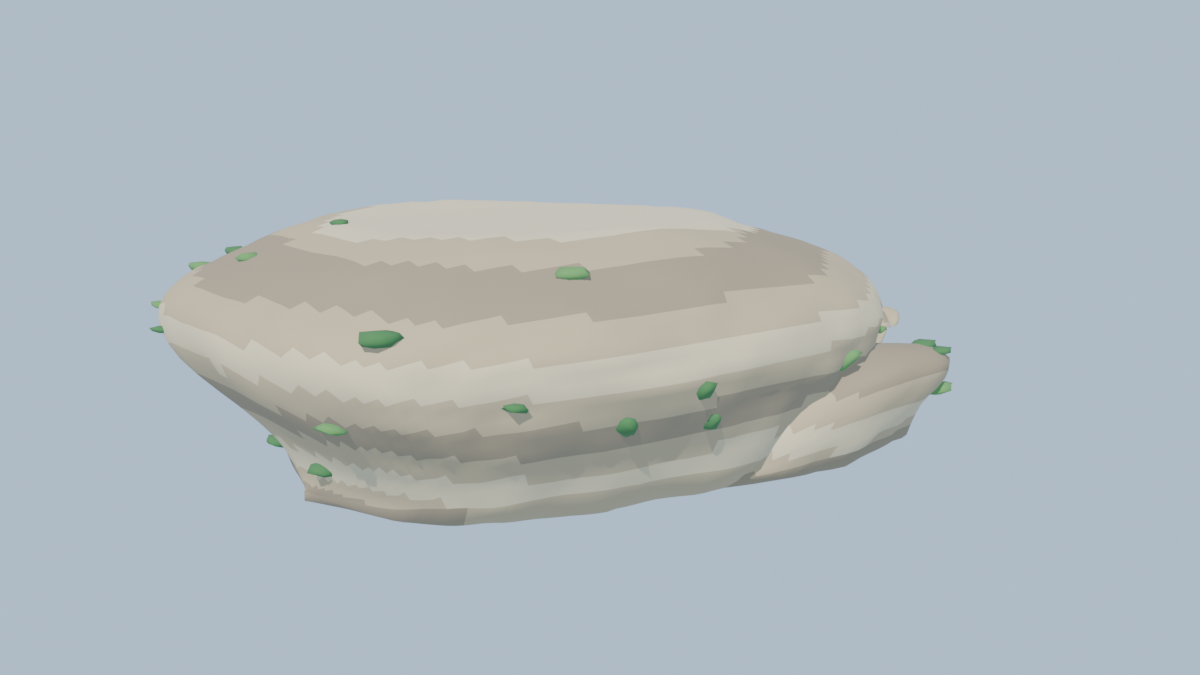
#> input picture 03_blender/renders/test_mesa_0.png, 1200 x 675 px
$ python medir_capturas.py ../renders
#> lines starting #> are read from the running program, lines starting #| are printed output that depends on the picture; after the words box and inside, x2 and y2 are one past the last pixel; in counts of white or black regions, pixels touching at a corner belong together
# -*- coding: utf-8 -*-
"""medir_capturas.py - medidas automaticas sobre las capturas PNG (plan C 0.5 / FASE_VISUAL_PLAN secc. 1), sin Blender.

  python 03_blender/_rev/medir_capturas.py <dir_capturas> [<dir2> ...] [--camaras camaras.json] [--arboles arboles.json]
         [--out medidas.json] [--solo 49,50]
Escribe medidas.json (defecto: en la carpeta padre del primer dir) con, por carpeta y toma:
  pct_cesped      % de pixeles con HSV H 95-135 grados, S > 0.45, V > 0.5 (el verde cesped del tile actual). Objetivo < 8 % en piloto.
  pct_verde       % de pixeles verdes en sentido amplio (H 70-150, S > 0.2, V > 0.4): en modo AC el tile tintado del terreno es
                  un verde palido (S < 0.45) y pct_cesped sale ~0 sin que haya cambiado nada; pct_verde si lo cuenta.
  riqueza         entropia de color local (bits): imagen cuantizada a 4 bits/canal, bloques de 16x16 px con >= 50 % de
                  "terreno" (ni cielo/mar azul, ni gris S < 0.12, ni casi negro), entropia de Shannon del histograma de
                  colores del bloque, media de bloques. Max teorico 8 bits. Objetivo x2 en terreno.
  varianza_local  desviacion tipica de V en ventana 9x9, media sobre los pixeles de terreno (la version "varianza" del plan C).
  bandas_blancas  n. de componentes conexas (8-vecinos) de pixeles claros (V > 0.75, S < 0.15) de >= 40 px cuyo anillo
                  exterior (dilatacion 3 px) es >= 50 % verde (H 70-150, S > 0.25): los dientes de sierra de 07/08. Objetivo 0.
  pared_lisa      % de pixeles de roca (S < 0.35, 0.45 < V < 0.9, H 15-60 u S < 0.12, no claros, no azules) con desviacion
                  local de V (9x9) < 0.02. Objetivo < 30 %. Se da tambien pct_roca para saber cuanta roca hay en el cuadro.
  pct_roca        % de pixeles del cuadro que caen en la mascara de roca de pared_lisa (cuanta roca hay en la toma: sirve para
                  ponderar pared_lisa; una toma con pct_roca < 2 % no dice nada de la roca). Informativo, sin objetivo.
  pct_azul        % de pixeles azules (H 185-250, S > 0.2, V > 0.35): cielo + mar. Son los que riqueza/varianza_local excluyen
                  de "terreno"; sirve para detectar que una toma cambio de encuadre (mas/menos cielo). Informativo.
  siluetas_20_120 n. de ARBOLES a 20-120 m de la camara dentro de un cono de 60 grados (+-30) alrededor de la direccion de la
                  vista (en planta), solo tomas piloto/postal. Cuenta como arbol (ARBOLES): VEG_pino, VEG_cipres, VEG_olivo,
                  VEG_encina, VEG_palmera, VEG_plazoleta (arbol de plaza: incluido por decision del coordinador 04/10),
                  OLI_olivo, VEG_penon_pino/palmera/cipres y MIRADOR_palmera. EXCLUIDOS a proposito porque no dan silueta de
                  arbol (NO_ARBOLES): VEG_arbusto, VEG_adelfa, VEG_penon_arbusto, OLI_matorral (arbustos/matorral) y VEG_roca
                  (rocas decorativas). El tipo es el nombre del objeto sin el sufijo numerico. Necesita camaras.json (loc/tgt)
                  y arboles.json (los escribe capturas_ab.py en cada carpeta). Objetivo x3.
Con exactamente 2 carpetas anade "_delta" (segunda - primera) por toma; "_resumen" da medias por carpeta (piloto / aereas).
"_doc" lleva la definicion COMPLETA de cada metrica (este docstring); "_meta.tipos_vegetacion" cuenta los tipos de arboles.json
que se contaron y los que se excluyeron, para que no haya tipos nuevos sin clasificar.
"""
import argparse
import datetime
import json
import math
import os
import sys

import numpy as np
from PIL import Image
from scipy import ndimage

# tipos de arboles.json (nombre sin sufijo numerico) que cuentan como silueta de arbol / que se excluyen a proposito
ARBOLES = ('VEG_pino', 'VEG_cipres', 'VEG_olivo', 'VEG_encina', 'VEG_palmera', 'VEG_plazoleta', 'OLI_olivo',
           'VEG_penon_pino', 'VEG_penon_palmera', 'VEG_penon_cipres', 'MIRADOR_palmera')
NO_ARBOLES = ('VEG_arbusto', 'VEG_adelfa', 'VEG_penon_arbusto', 'OLI_matorral', 'VEG_roca')
METRICAS = ('pct_cesped', 'pct_verde', 'riqueza', 'varianza_local', 'bandas_blancas', 'pared_lisa', 'pct_roca', 'pct_azul',
            'siluetas_20_120')


def doc_metricas():
    """{metrica: definicion completa} a partir del docstring (una entrada empieza con 2 espacios + nombre; las lineas
    siguientes mas sangradas son su continuacion)."""
    doc, cur = {}, None
    for l in __doc__.splitlines():
        tok = l.split()
        if l.startswith('  ') and not l.startswith('   ') and tok and tok[0] in METRICAS:
            cur = tok[0]
            doc[cur] = ' '.join(tok[1:])
        elif cur and l.startswith('    ') and tok:
            doc[cur] += ' ' + ' '.join(tok)
        else:
            cur = None
    doc['_arboles'] = {'cuentan': list(ARBOLES), 'excluidos': list(NO_ARBOLES)}
    return doc


# [8 lines left out: function clasificar_tipos, not called in this run]


def hsv(rgb8):
    x = rgb8.astype(np.float32) / 255.0
    mx = x.max(axis=2); mn = x.min(axis=2); d = mx - mn
    V = mx
    S = np.where(mx > 1e-6, d / np.maximum(mx, 1e-6), 0.0)
    r, g, b = x[..., 0], x[..., 1], x[..., 2]
    H = np.zeros_like(mx)
    m = d > 1e-6
    dd = np.where(m, d, 1.0)
    rc = (mx == r) & m
    gc = (mx == g) & m & ~rc
    bc = m & ~rc & ~gc
    H[rc] = (60.0 * ((g - b) / dd))[rc] % 360.0
    H[gc] = (60.0 * ((b - r) / dd) + 120.0)[gc]
    H[bc] = (60.0 * ((r - g) / dd) + 240.0)[bc]
    return H, S, V


def std_local(V, k=9):
    m1 = ndimage.uniform_filter(V, k, mode='reflect')
    m2 = ndimage.uniform_filter(V * V, k, mode='reflect')
    return np.sqrt(np.maximum(m2 - m1 * m1, 0.0))


def entropia_bloques(rgb8, terreno, bloque=16):
    q = (rgb8 >> 4).astype(np.int32)
    idx = (q[..., 0] << 8) | (q[..., 1] << 4) | q[..., 2]
    h, w = idx.shape
    vals = []
    for y in range(0, h - bloque + 1, bloque):
        for x in range(0, w - bloque + 1, bloque):
            tm = terreno[y:y + bloque, x:x + bloque]
            if tm.mean() < 0.5:
                continue
            c = np.bincount(idx[y:y + bloque, x:x + bloque][tm], minlength=4096).astype(np.float64)
            p = c[c > 0] / c.sum()
            vals.append(float(-(p * np.log2(p)).sum()))
    return (float(np.mean(vals)) if vals else None), len(vals)


def bandas_blancas(claro, verde, min_px=40):
    lab, n = ndimage.label(claro, structure=np.ones((3, 3), bool))
    if n == 0:
        return 0
    tam = np.bincount(lab.ravel(), minlength=n + 1)
    lab_dil = ndimage.grey_dilation(lab, size=(7, 7))
    anillo = (lab == 0) & (lab_dil > 0)
    tot = np.bincount(lab_dil[anillo], minlength=n + 1)
    ver = np.bincount(lab_dil[anillo & verde], minlength=n + 1)
    ok = (tam[1:] >= min_px) & (tot[1:] > 0) & (ver[1:] >= 0.5 * tot[1:])
    return int(ok.sum())


def medir_imagen(ruta):
    rgb8 = np.asarray(Image.open(ruta).convert('RGB'))
    H, S, V = hsv(rgb8)
    cesped = (H >= 95) & (H <= 135) & (S > 0.45) & (V > 0.5)
    azul = (H >= 185) & (H <= 250) & (S > 0.2) & (V > 0.35)
    gris = S < 0.12
    claro = (V > 0.75) & (S < 0.15)
    verde = (H >= 70) & (H <= 150) & (S > 0.25) & (V > 0.2)
    verde_amplio = (H >= 70) & (H <= 150) & (S > 0.2) & (V > 0.4)
    terreno = ~azul & ~gris & (V > 0.08)
    roca = (S < 0.35) & (V > 0.45) & (V < 0.9) & (((H >= 15) & (H <= 60)) | gris) & ~claro & ~azul
    sd = std_local(V, 9)
    riq, nb = entropia_bloques(rgb8, terreno)
    n_roca = int(roca.sum())
    return {
        'pct_cesped': round(float(cesped.mean() * 100.0), 2),
        'pct_verde': round(float(verde_amplio.mean() * 100.0), 2),
        'riqueza': None if riq is None else round(riq, 3),
        'bloques_terreno': nb,
        'varianza_local': round(float(sd[terreno].mean()), 4) if terreno.any() else None,
        'bandas_blancas': bandas_blancas(claro, verde),
        'pared_lisa': round(float((sd[roca] < 0.02).mean() * 100.0), 1) if n_roca else None,
        'pct_roca': round(n_roca * 100.0 / roca.size, 2),
        'pct_azul': round(float(azul.mean() * 100.0), 2),
    }


# [18 lines left out: function siluetas, not called in this run]


def es_piloto(nombre):
    return '_piloto' in nombre or '_postal' in nombre


def main():
    ap = argparse.ArgumentParser()
    ap.add_argument('dirs', nargs='+')
    ap.add_argument('--camaras')
    ap.add_argument('--arboles')
    ap.add_argument('--out')
    ap.add_argument('--solo', default='')
    A = ap.parse_args()
    dirs = [os.path.abspath(d) for d in A.dirs]
    padre = os.path.dirname(dirs[0])
    out = A.out or os.path.join(padre, 'medidas.json')
    cams_path = A.camaras or (os.path.join(padre, 'camaras.json') if os.path.exists(os.path.join(padre, 'camaras.json')) else None)
    cams = {k: v for k, v in json.load(open(cams_path, encoding='utf-8')).items() if not k.startswith('_')} if cams_path else {}
    solo = [p for p in A.solo.split(',') if p]
    R = {'_meta': {'fecha': datetime.datetime.now().strftime('%Y-%m-%d %H:%M'), 'dirs': dirs, 'camaras': cams_path, 'arboles': {},
                   'tipos_vegetacion': {}},
         '_doc': doc_metricas()}
    for d in dirs:
        clave = os.path.basename(d)
        arb_path = A.arboles or (os.path.join(d, 'arboles.json') if os.path.exists(os.path.join(d, 'arboles.json')) else None)
        arboles = json.load(open(arb_path, encoding='utf-8')) if arb_path else None
        R['_meta']['arboles'][clave] = arb_path
        if arboles is not None:
            tipos = clasificar_tipos(arboles)
            R['_meta']['tipos_vegetacion'][clave] = tipos
            if tipos['sin_clasificar']:
                print('AVISO %s: tipos de vegetacion sin clasificar (ni ARBOLES ni NO_ARBOLES; no cuentan en siluetas): %s'
                      % (clave, tipos['sin_clasificar']))
        res = {}
        for f in sorted(os.listdir(d)):
            if not f.endswith('.png') or f.startswith(('AB_', 'hoja_')):
                continue
            toma = f[:-4]
            if solo and not toma.startswith(tuple(solo)):
                continue
            m = medir_imagen(os.path.join(d, f))
#> in hsv, `rc = (mx == r) & m`:
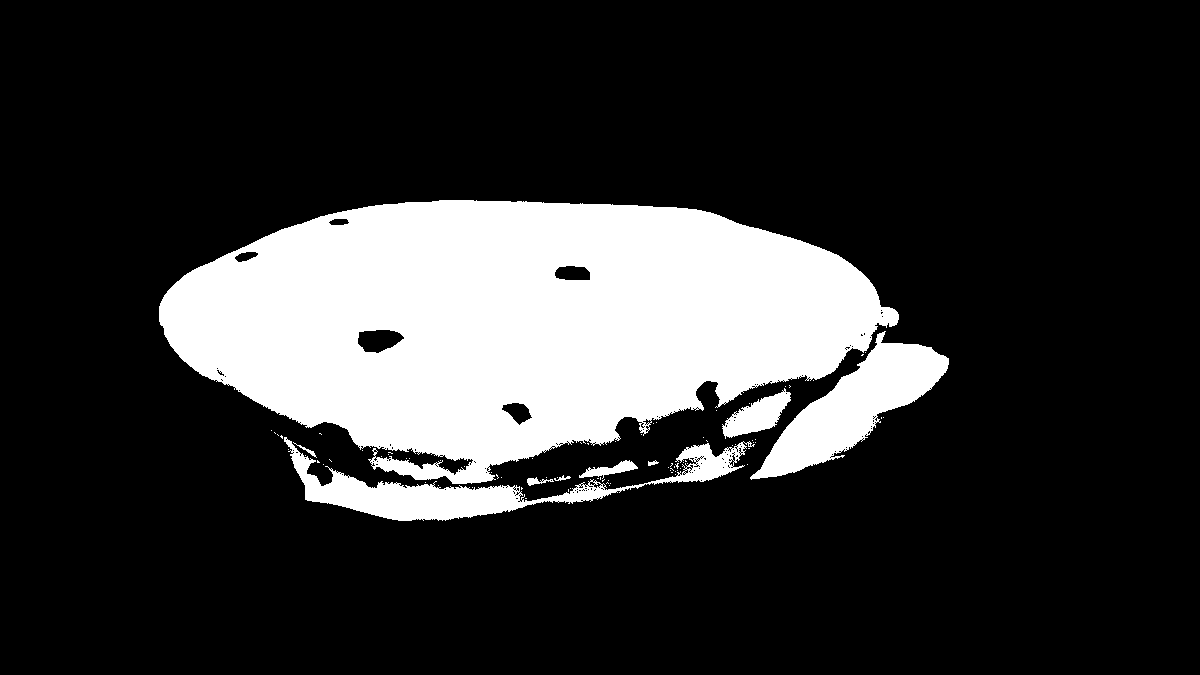
#> rc: shape (675, 1200) bool; 19.8% white; 86 white regions (77 under 20 px), largest, box (x1, y1, x2, y2) and area: (159, 200, 899, 484) 137273, (750, 331, 949, 480) 10740, (284, 437, 755, 521) 9561
#> in hsv, `H[gc] = (60.0 * ((b - r) / dd) + 120.0)[gc]`:
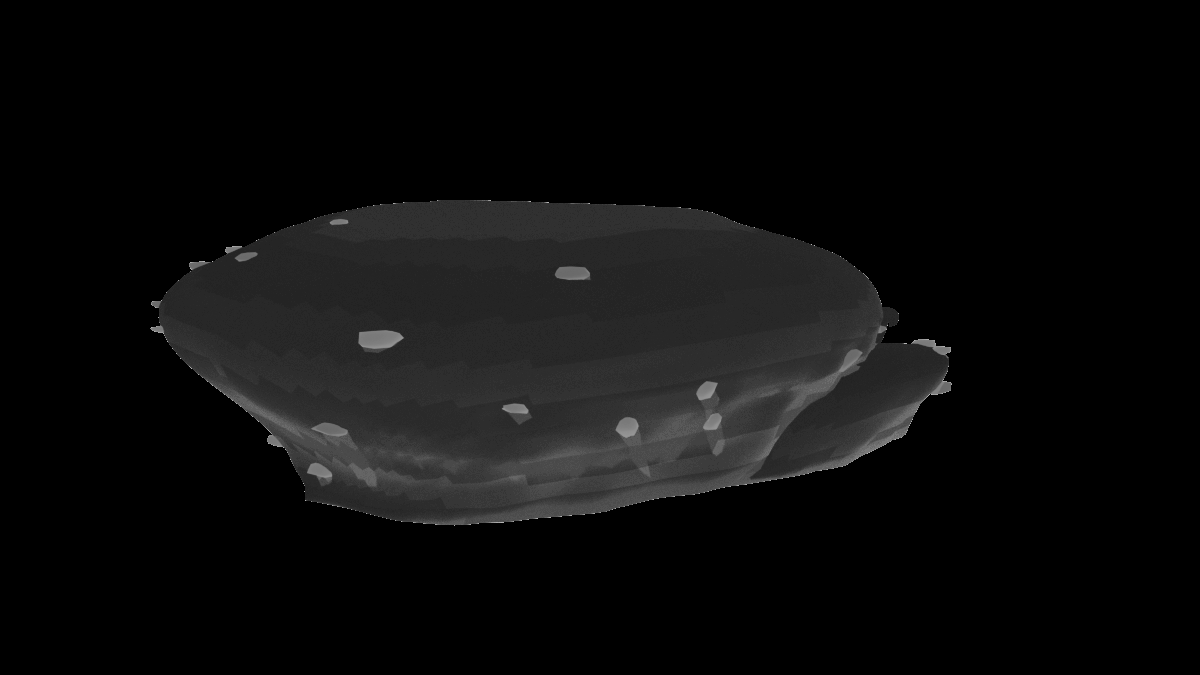
#> H: shape (675, 1200) float32; min 0, max 180, mean 12
#> in entropia_bloques, `idx = (q[..., 0] << 8) | (q[..., 1] << 4) | q[..., 2]`:
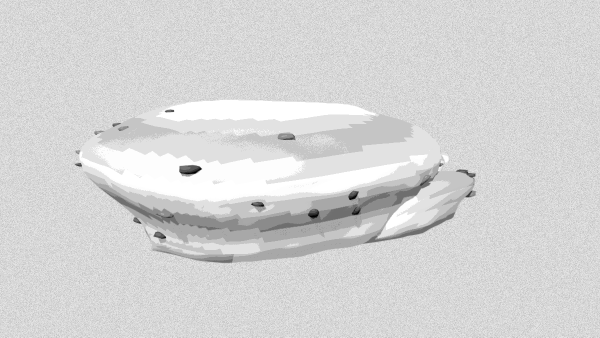
#> idx: shape (675, 1200) int32 (shown at 1/2 size); min 868, max 3275, mean 2884.5; drawn with min black and max white
#> after the loop in entropia_bloques, `for y in range(0, h - bloque + 1, bloque):`: vals = [2.98, 3.21, 3.34, 3.32, 3.2, 1.89, 3.17, 3.26]
#> in medir_imagen, `riq, nb = entropia_bloques(rgb8, terreno)`: riq = 3.04; nb = 8
#> in medir_imagen, `n_roca = int(roca.sum())`: n_roca = 139476
#> in bandas_blancas, `lab, n = ndimage.label(claro, structure=np.ones((3, 3), bool))`:
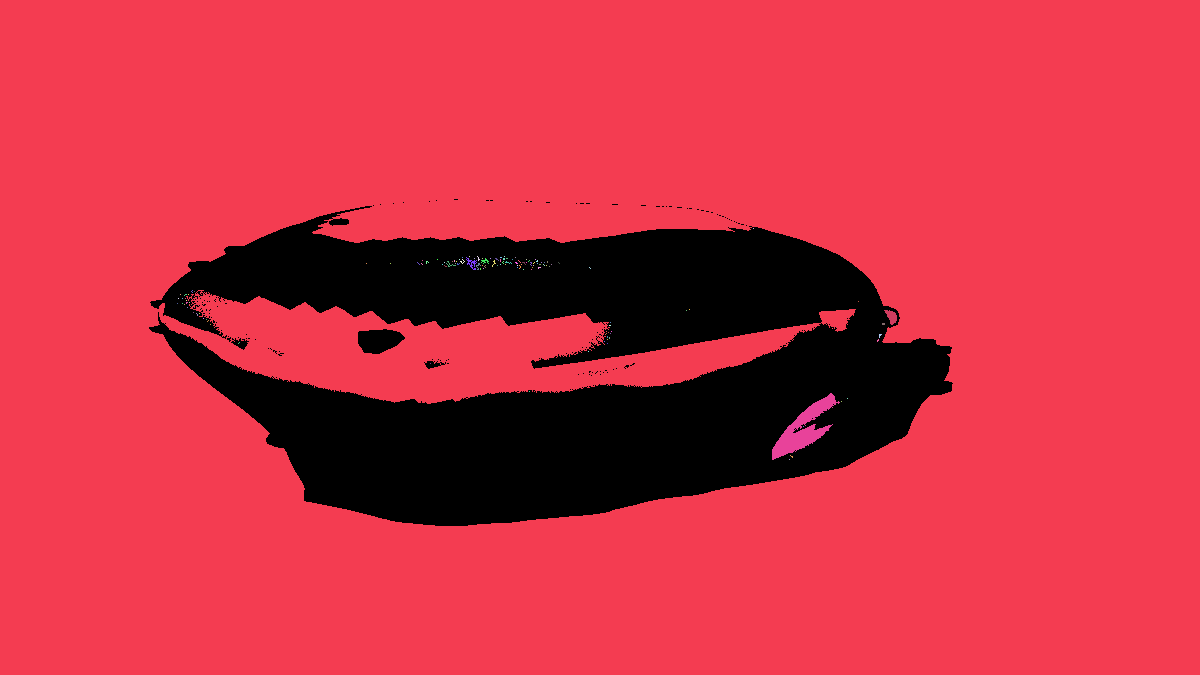
#> lab: shape (675, 1200) int32; 130 distinct labels, from 0 to 129; one colour per label, 0 black
#> in bandas_blancas, `lab, n = ndimage.label(claro, structure=np.ones((3, 3), bool))`: n = 129
#> in bandas_blancas, `tam = np.bincount(lab.ravel(), minlength=n + 1)`: tam = 130 values, max 664581 at index 1, min 1 at index 2, mean 6230.8
#> in bandas_blancas, `anillo = (lab == 0) & (lab_dil > 0)`:
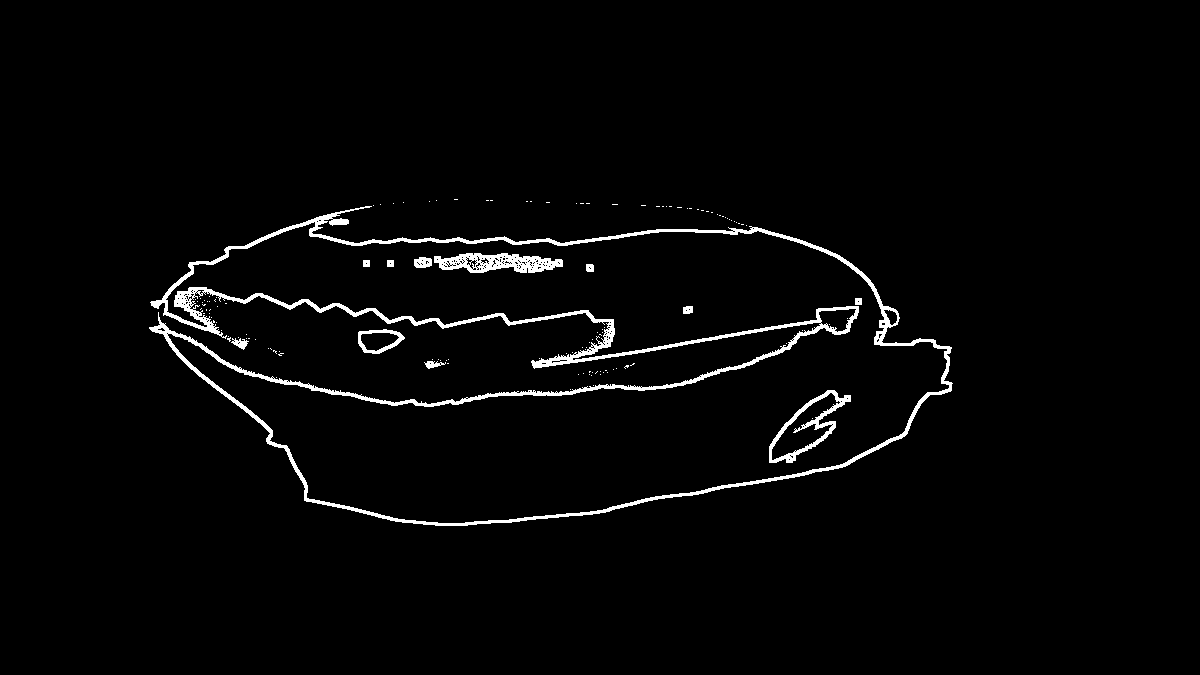
#> anillo: shape (675, 1200) bool; 2.3% white; 128 white regions (116 under 20 px), largest, box (x1, y1, x2, y2) and area: (149, 206, 953, 526) 14945, (434, 253, 563, 273) 1568, (769, 390, 851, 463) 1190
#> in bandas_blancas, `tot = np.bincount(lab_dil[anillo], minlength=n + 1)`: tot = 130 values, max 14482 at index 1, min 0 at index 0, mean 145.8
#> in bandas_blancas, `ver = np.bincount(lab_dil[anillo & verde], minlength=n + 1)`: ver = 130 values, max 517 at index 1, min 0 at index 0, mean 4.05
            m['siluetas_20_120'] = siluetas(cams[toma], arboles) if (arboles is not None and toma in cams and es_piloto(toma)) else None
            res[toma] = m
            print('%-14s %-32s cesped %5.1f%% verde %5.1f%%  riqueza %s  var %s  bandas %d  pared_lisa %s (roca %4.1f%%)  azul %4.1f%%  '
                  'siluetas %s' % (clave[:14], toma, m['pct_cesped'], m['pct_verde'], m['riqueza'], m['varianza_local'], m['bandas_blancas'],
                                   m['pared_lisa'], m['pct_roca'], m['pct_azul'], m['siluetas_20_120']))
#| renders        test_mesa_0                      cesped   0.0% verde   0.4%  riqueza 3.045  var 0.0514  bandas 0  pared_lisa 69.4 (roca 17.2%)  azul  0.0%  siluetas None
        R[clave] = res
    claves = [os.path.basename(d) for d in dirs]
    R['_resumen'] = {}
    for c in claves:
        for grupo, sel in (('piloto', es_piloto), ('aereas', lambda n: not es_piloto(n))):
            tomas = [t for t in R[c] if sel(t)]
            med = {}
            for k in METRICAS:
                vals = [R[c][t][k] for t in tomas if R[c][t].get(k) is not None]
                med[k] = round(float(np.mean(vals)), 3) if vals else None
            med['n_tomas'] = len(tomas)
            R['_resumen'].setdefault(c, {})[grupo] = med
    if len(claves) == 2:
        a, b = claves
        R['_delta'] = {}
        for t in sorted(set(R[a]) & set(R[b])):
            R['_delta'][t] = {k: (round(R[b][t][k] - R[a][t][k], 3) if (R[a][t].get(k) is not None and R[b][t].get(k) is not None) else None)
                              for k in METRICAS}
    json.dump(R, open(out, 'w', encoding='utf-8'), indent=1, ensure_ascii=False)
    print('OK medidas ->', out, '| resumen:', json.dumps(R['_resumen'], ensure_ascii=False))
#> (printed output is left out)


if __name__ == '__main__':
    main()
